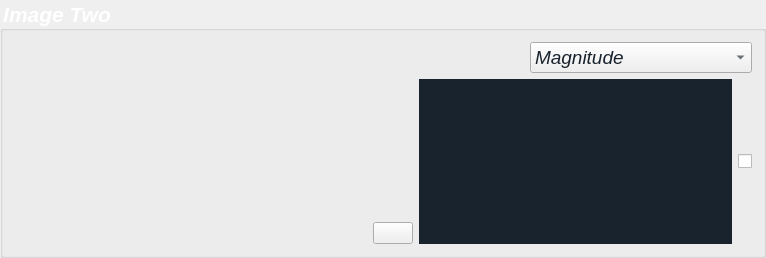
         <widget class="QGroupBox" name="groupBox_3">
          <property name="font">
           <font>
            <pointsize>16</pointsize>
            <italic>true</italic>
            <bold>true</bold>
           </font>
          </property>
          <property name="styleSheet">
           <string notr="true">color: rgb(255, 255, 255);</string>
          </property>
          <property name="title">
           <string>Image Two</string>
          </property>
          <layout class="QVBoxLayout" name="verticalLayout_4">
           <item>
            <layout class="QHBoxLayout" name="horizontalLayout_4">
             <item>
              <spacer name="horizontalSpacer_2">
               <property name="orientation">
                <enum>Qt::Horizontal</enum>
               </property>
               <property name="sizeHint" stdset="0">
                <size>
                 <width>40</width>
                 <height>20</height>
                </size>
               </property>
              </spacer>
             </item>
             <item>
              <widget class="QComboBox" name="image2Cmbx">
               <property name="font">
                <font>
                 <family>Segoe UI</family>
                 <pointsize>14</pointsize>
                 <italic>true</italic>
                 <bold>false</bold>
                </font>
               </property>
               <property name="styleSheet">
                <string notr="true">color: rgb(25, 35, 45);</string>
               </property>
               <property name="image" stdset="0">
                <number>1</number>
               </property>
               <item>
                <property name="text">
                 <string>Magnitude</string>
                </property>
               </item>
               <item>
                <property name="text">
                 <string>Phase</string>
                </property>
               </item>
               <item>
                <property name="text">
                 <string>Real Component</string>
                </property>
               </item>
               <item>
                <property name="text">
                 <string>Imaginary Component</string>
                </property>
               </item>
              </widget>
             </item>
            </layout>
           </item>
           <item>
            <layout class="QHBoxLayout" name="horizontalLayout_3">
             <item>
              <spacer name="horizontalSpacer_15">
               <property name="orientation">
                <enum>Qt::Horizontal</enum>
               </property>
               <property name="sizeType">
                <enum>QSizePolicy::Minimum</enum>
               </property>
               <property name="sizeHint" stdset="0">
                <size>
                 <width>40</width>
                 <height>20</height>
                </size>
               </property>
              </spacer>
             </item>
             <item>
              <widget class="ImageView" name="imageTwoOrigin" native="true">
               <property name="minimumSize">
                <size>
                 <width>313</width>
                 <height>165</height>
                </size>
               </property>
               <property name="maximumSize">
                <size>
                 <width>16777215</width>
                 <height>16777215</height>
                </size>
               </property>
               <property name="sizeIncrement">
                <size>
                 <width>0</width>
                 <height>0</height>
                </size>
               </property>
               <property name="toolTip">
                <string>press here to load the photo</string>
               </property>
               <property name="styleSheet">
                <string notr="true">background-color:#19232D;
\ncolor: rgb(0, 0, 0);</string>
               </property>
              </widget>
             </item>
             <item>
              <layout class="QVBoxLayout" name="verticalLayout_2">
               <item>
                <spacer name="verticalSpacer_2">
                 <property name="orientation">
                  <enum>Qt::Vertical</enum>
                 </property>
                 <property name="sizeHint" stdset="0">
                  <size>
                   <width>20</width>
                   <height>40</height>
                  </size>
                 </property>
                </spacer>
               </item>
               <item>
                <widget class="QPushButton" name="ResetBtn_2">
                 <property name="minimumSize">
                  <size>
                   <width>20</width>
                   <height>0</height>
                  </size>
                 </property>
                 <property name="toolTip">
                  <string>restart</string>
                 </property>
                 <property name="styleSheet">
                  <string notr="true">color: rgb(0, 0, 0);</string>
                 </property>
                 <property name="text">
                  <string/>
                 </property>
                 <property name="icon">
                  <iconset>
                   <normaloff>../task1-signal-viewer-dsp_fall23_task1_team16/Resources/icons8-restart-40.png</normaloff>../task1-signal-viewer-dsp_fall23_task1_team16/Resources/icons8-restart-40.png</iconset>
                 </property>
                 <property name="iconSize">
                  <size>
                   <width>16</width>
                   <height>16</height>
                  </size>
                 </property>
                </widget>
               </item>
              </layout>
             </item>
             <item>
              <widget class="ImageView" name="imageTwoOrigin_2" native="true">
               <property name="sizePolicy">
                <sizepolicy hsizetype="Minimum" vsizetype="Expanding">
                 <horstretch>0</horstretch>
                 <verstretch>0</verstretch>
                </sizepolicy>
               </property>
               <property name="minimumSize">
                <size>
                 <width>313</width>
                 <height>159</height>
                </size>
               </property>
               <property name="maximumSize">
                <size>
                 <width>16777215</width>
                 <height>16777215</height>
                </size>
               </property>
               <property name="sizeIncrement">
                <size>
                 <width>0</width>
                 <height>0</height>
                </size>
               </property>
               <property name="styleSheet">
                <string notr="true">background-color:#19232D;</string>
               </property>
              </widget>
             </item>
             <item>
              <widget class="QCheckBox" name="checkBox_2">
               <property name="sizePolicy">
                <sizepolicy hsizetype="Fixed" vsizetype="Fixed">
                 <horstretch>0</horstretch>
                 <verstretch>0</verstretch>
                </sizepolicy>
               </property>
               <property name="font">
                <font>
                 <pointsize>6</pointsize>
                </font>
               </property>
               <property name="toolTip">
                <string>Enable ROI</string>
               </property>
               <property name="styleSheet">
                <string notr="true">
color: rgb(0, 0, 0);</string>
               </property>
               <property name="text">
                <string/>
               </property>
              </widget>
             </item>
            </layout>
           </item>
          </layout>
         </widget>
